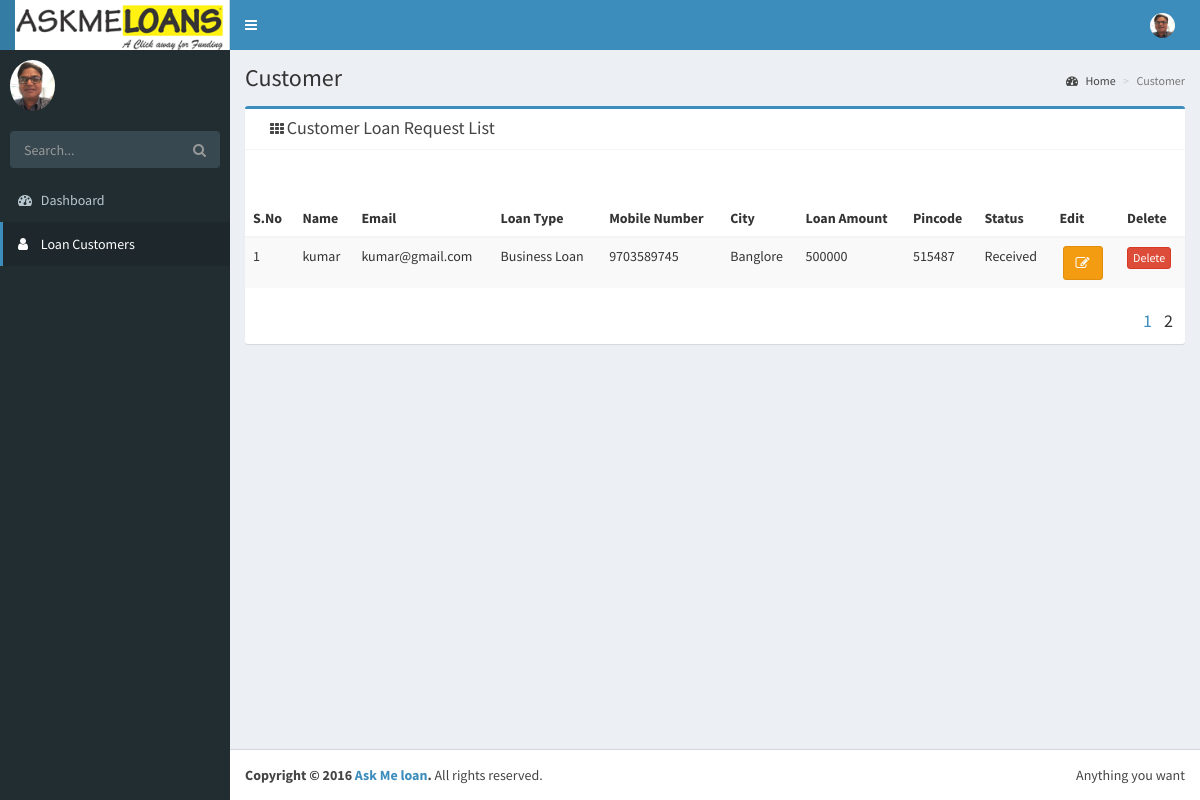
The app's page /Site_Admin/merchant.php?id=2 with its own data.
### tables this page shows
CREATE TABLE `loanuser` (
  `id` int(11) NOT NULL,
  `name` varchar(200) NOT NULL,
  `email` varchar(200) NOT NULL,
  `loantype` varchar(200) NOT NULL,
  `phone` varchar(200) NOT NULL,
  `city` varchar(200) NOT NULL,
  `amount` varchar(200) NOT NULL,
  `pincode` varchar(200) NOT NULL,
  `message` varchar(200) NOT NULL,
  `time` varchar(200) NOT NULL,
  `autoid` varchar(200) NOT NULL,
  `status` varchar(200) NOT NULL
);

### Site_Admin/merchant.php (the view, shortened to what this page needs)
<?php
include "header.php";
include "sidebar.php";
?>
  <div class="content-wrapper">
    <section class="content-header">
      <h1>Customer
      </h1>
      <ol class="breadcrumb">
        <li><a href="#"><i class="fa fa-dashboard"></i> Home</a></li>
        <li class="active">Customer </li>
      </ol>
    </section>
    <section class="content">
      <div class="row">
		<div class="col-md-12">
				<div class="box box-primary">
            <div class="box-header with-border">
              <div class="col-md-6">
				<i class="fa fa-th"></i>
				<h3 class="box-title">Customer Loan Request List</h3>
			  </div>
            </div>
            <div class="box-body">
			<?php
$start=0;
$limit=2;
if(isset($_GET['id']))
{
    $id=$_GET['id'];
    $start=($id-1)*$limit;
}
else{
    $id=1;
}
$query=mysql_query("select * from loanuser LIMIT $start, $limit");
?>
<ul>
				<div class="col-sm-6"></div></div><div class="row"><div class="col-sm-12"><table id="example1" class="table table-bordered table-striped dataTable" role="grid" aria-describedby="example1_info">
			<table class="table table-striped">
			<thead>
			<th>S.No</th>
			<th>Name</th>
			<th>Email</th>
			<th>Loan Type</th>
			<th>Mobile Number</th>
			<th>City</th>
			<th>Loan Amount</th>
			<th>Pincode</th>
			<th>Status</th>
			<th>Edit</th>
			<th>Delete</th>
			</thead>
			<tbody>
			<?php
$i=0;
while($result1=mysql_fetch_array($query))
{ ?>
			<tr>
			<td><?php echo ++$i; ?></td>
			<td><?php echo $result1['name']; ?></td>
			<td><?php echo $result1['email']; ?></td>
			<td><?php echo $result1['loantype']; ?></td>
			<td><?php echo $result1['phone']; ?></td>
			<td><?php echo $result1['city']; ?></td>
			<td><?php echo $result1['amount']; ?></td>
			<td><?php echo $result1['pincode']; ?></td>
			<td><?php echo $result1['status']; ?></td>
			<td align="center"><a class="btn btn-warning btn-minier" href="editloanuser.php?id=<?php echo $result1['id']; ?>" data-toggle="modal" data-id="<?php echo $row['id']; ?>"><i class="fa fa-edit"></i></a> &nbsp;</td>
			<td><a href="deleteloanuser.php?id=<?php echo $result1['id']; ?>"><button class="btn btn-danger btn-xs">Delete</button></a></td>
			</tr>
<?php } ?>
			</tbody>
			</table>
			<div id="content">
<?php
$rows=mysql_num_rows(mysql_query("select * from loanuser"));
$total=ceil($rows/$limit);
?>
<ul class='page'>
<?php
        for($i=1;$i<=$total;$i++)
        {
            if($i==$id) { echo "<li class='current'>".$i."</li>"; }
            else { echo "<li><a href='?id=".$i."'>".$i."</a></li>"; }
        }
?>
</ul>
</div>
			  <div class="col-md-7">
          </div>
        </div>
		</div>
	  </div>
    </section>
  </div>
  <footer class="main-footer">
    <div class="pull-right hidden-xs">
      Anything you want
    </div>
    <strong>Copyright &copy; 2016 <a href="#">Ask Me loan</a>.</strong> All rights reserved.
  </footer>
</div>
</body>
</html>

### Site_Admin/merchant.php (style rules this page uses)
.page { float:right; list-style-type:none; display:inline-flex; letter-spacing:12px; font-size:18px; }

### records on screen
loanuser: name "kumar", email "kumar@gmail.com", loantype "Business Loan", phone "9703589745", city "Banglore", amount "500000", pincode "515487", status "Received"
